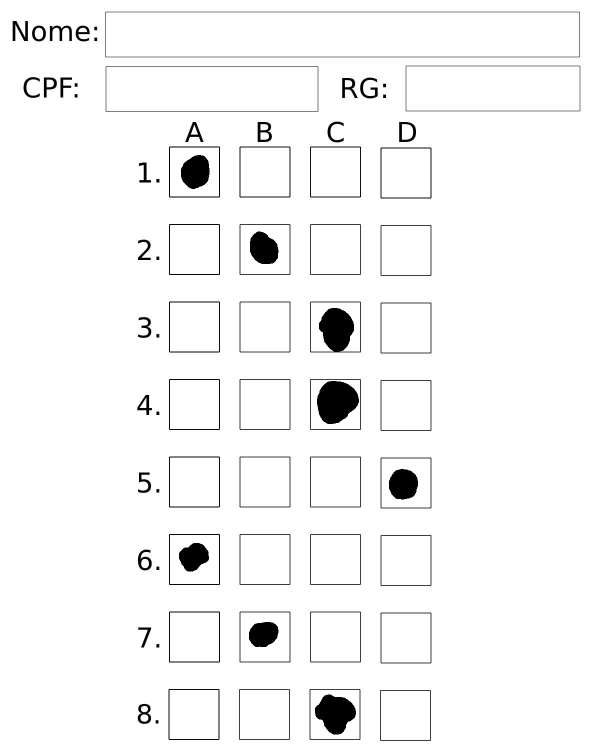
%> input picture GabaritoP4.jpg, 1200 x 1500 px (shown at 1/2 size)
$ octave ChecarTodasQuestoes.m   (GNU Octave 9; MATLAB toolbox functions it lacks are replaced by stand-ins)
%> lines starting %> are read from the running program, lines starting %| are printed output that depends on the picture; in (x1, y1, x2, y2) boxes, pixels count from 0 and x2, y2 are one past the last pixel; in counts of white or black regions, pixels touching at a corner belong together; the program's own positions count from 1
pkg load image;  % Carregar pacote de processamento de imagens
clc;

% Carrega e binariza a imagem
gabarito = imread("GabaritoP4.jpg");
%> gabarito is the input picture: size 1500x1200x3 uint8; min 0, max 255, mean 246
gabarito = im2bw(gabarito);
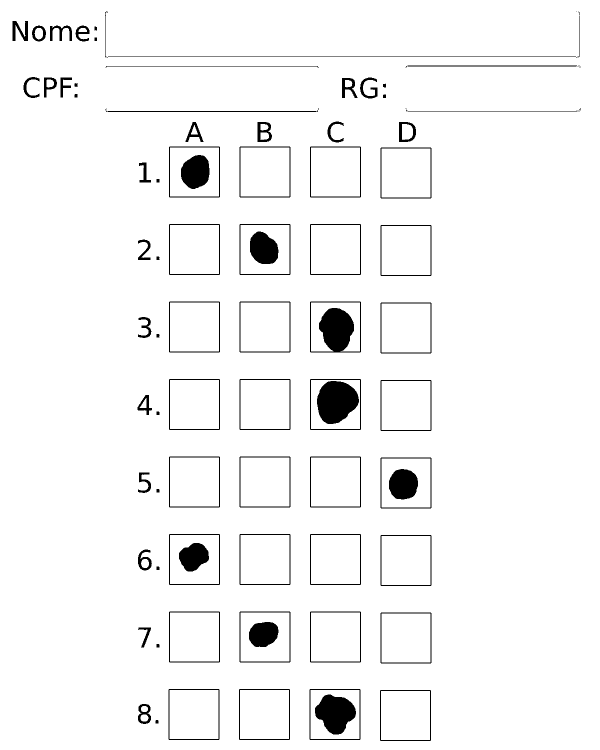
%> gabarito: size 1500x1200 logical (shown at 1/2 size); 96.3% white; 98 black regions (17 under 20 px), largest, box (x1, y1, x2, y2) and area: (634, 762, 718, 848) 5419, (620, 603, 722, 705) 5277, (630, 1389, 712, 1469) 4431

% Exibe a imagem binarizada
figure(1), imshow(gabarito);

tamanho = 96;        % Tamanho de cada quadrado de alternativa
distanciaX = 142;    % Distância entre os quadrados das alternativas
distanciaY = 156;    % Distância entre os quadrados das questões

% Função para verificar todas as alternativas de uma questão
function alternativa_assinalada = verificar_questao(gabarito, x_inicial, y_inicial, tamanho, distanciaX)
  % Array para armazenar o status das alternativas (A, B, C, D)
  alternativas = cell(1, 4);
  alternativas_letras = ['A', 'B', 'C', 'D'];

  % Limiar para determinar se a área está assinalada
  limiar = 0.75;

  % Variável para contar o número de alternativas assinaladas
  num_assinaladas = 0;
  alternativa_assinalada = 'ANULADA'; % Default se nenhuma ou mais de uma alternativa estiver assinalada

  % Itera sobre as quatro alternativas (A, B, C, D)
  for i = 1:4
    % Calcula a coordenada x para a alternativa atual
    x = x_inicial + (i - 1) * distanciaX;

    % Extrai a área correspondente ao quadrado da alternativa
    area_quadrado = gabarito(y_inicial:y_inicial+tamanho-1, x:x+tamanho-1);

    % Calcula a média de intensidade da área
    media_intensidade = mean(area_quadrado(:));

    % Verifica se a média de intensidade está abaixo do limiar (assinalado)
    if media_intensidade < limiar
      alternativas{i} = 'Assinalada'; % Assinalado
      num_assinaladas = num_assinaladas + 1; % Conta a alternativa assinalada
      alternativa_assinalada = alternativas_letras(i); % Armazena a alternativa assinalada
    else
      alternativas{i} = 'Não Assinalada'; % Não assinalado
    end
  end

  % Se mais de uma alternativa for assinalada ou nenhuma, retorna "ANULADA"
  if num_assinaladas != 1
    alternativa_assinalada = 'ANULADA';
  end
end

% Função principal para corrigir a prova com base no gabarito fornecido
function corrigir_prova(gabarito, respostas_certas, tamanho, distanciaX, distanciaY)
%> called with respostas_certas = 'ABCCDABC', tamanho = 96, distanciaX = 142, distanciaY = 156
  nota_final = 0;  % Inicializa a nota final

  % Para cada questão, vamos calcular as coordenadas e verificar as alternativas
  for questao = 1:length(respostas_certas)
    % Calcula a coordenada inicial (x_inicial e y_inicial) para cada questão
    y_inicial = 296 + (questao - 1) * distanciaY; % Distância entre as questões (na direção Y)
    x_inicial = 341;  % A primeira alternativa da questão (alternativa A) está na coordenada x_inicial

    % Chama a função para verificar as alternativas da questão
    resultado = verificar_questao(gabarito, x_inicial, y_inicial, tamanho, distanciaX);

    % Exibe o resultado para a alternativa assinalada ou "ANULADA"
    fprintf('Questão %d: %s\n', questao, resultado);

    % Verifica se o resultado está correto e incrementa a nota
    if resultado == respostas_certas(questao)
      nota_final = nota_final + 1;  % Incrementa a nota se a resposta estiver correta
    end
  end
%> this loop made 8 passes
%> resultado on passes 1 to 8: 'A', 'B', 'C', 'C', 'D', 'A', 'B', 'C'
%| Questão 1: A
%| Questão 2: B
%| Questão 3: C
%| Questão 4: C
%| Questão 5: D
%| Questão 6: A
%| Questão 7: B
%| Questão 8: C
%> after the loop, nota_final = 8

  % Exibe a nota final
  fprintf('Nota Final: %d/%d\n', nota_final, length(respostas_certas));
%| Nota Final: 8/8
end

% Definindo o gabarito das respostas corretas
respostas_certas = ['A', 'B', 'C', 'C','D','A','B','C'];

% Chama a função para corrigir a prova
corrigir_prova(gabarito, respostas_certas, tamanho, distanciaX, distanciaY);

$ run again, with GabaritoP2.jpg copied over GabaritoP4.jpg
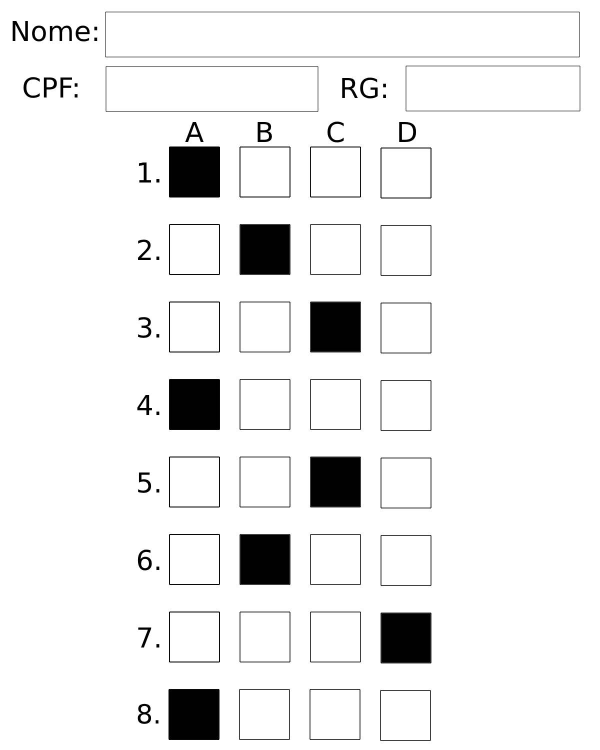
%> input picture GabaritoP2.jpg, 1200 x 1500 px (shown at 1/2 size)
%> gabarito is the input picture: size 1500x1200x3 uint8; min 0, max 255, mean 239.1
%> `gabarito = im2bw(gabarito);`:
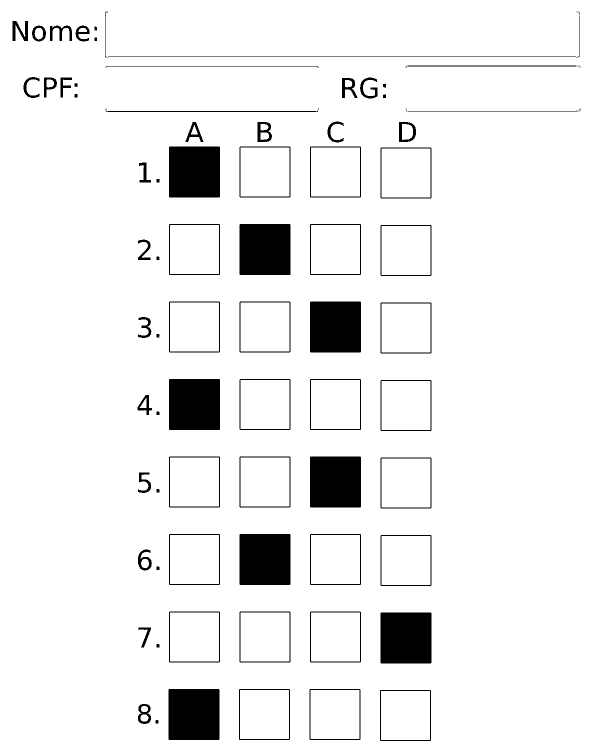
%> gabarito: size 1500x1200 logical (shown at 1/2 size); 93.5% white; 92 black regions (18 under 20 px), largest, box (x1, y1, x2, y2) and area: (338, 293, 440, 395) 10400, (479, 448, 581, 550) 10400, (620, 603, 722, 705) 10400
%> the loop in corrigir_prova, `for questao = 1:length(respostas_certas)` made 8 passes
%> resultado on passes 1 to 8: 'A', 'B', 'C', 'A', 'C', 'B', 'D', 'A'
%> (printed output is left out)
%> after the loop in corrigir_prova, `for questao = 1:length(respostas_certas)`: nota_final = 3
%| Nota Final: 3/8
